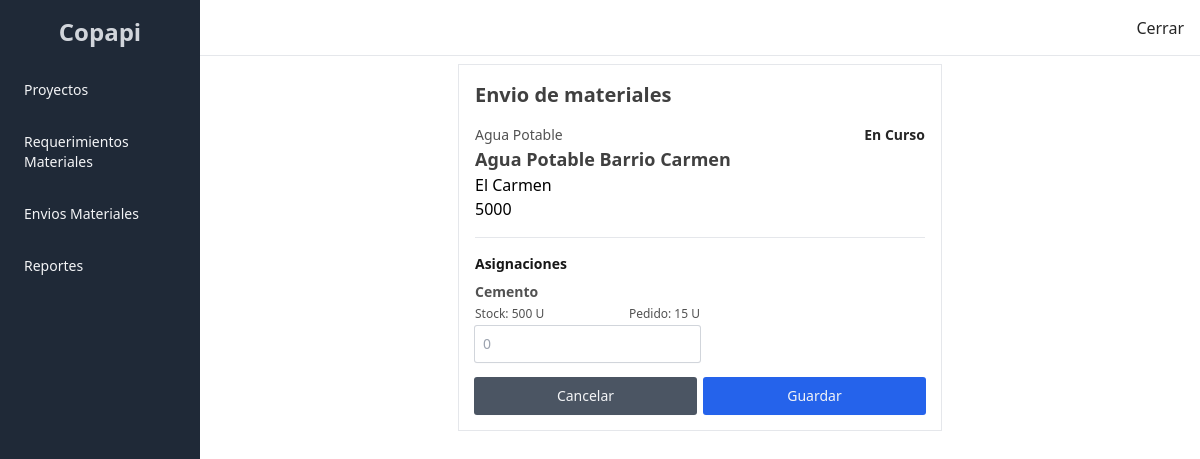
The app's page /proyecto/envio/8/ (signed in) with its own data.
### proyecto/models.py (models this page shows, shortened)
class Proyecto(models.Model):
    tipo = models.ForeignKey(TipoProyecto, related_name='proyectos', on_delete=models.CASCADE)
    nombre = models.CharField(max_length=200, verbose_name='Nombre')
    fecha_inicio = models.DateField(verbose_name='Fecha Inicio')
    fecha_fin = models.DateField(verbose_name='Fecha Fin')
    estado = models.PositiveIntegerField(choices=ESTADOS, verbose_name='estado')
    barrio = models.ForeignKey(Barrio, null=True, blank=True, related_name='proyectos', on_delete=models.CASCADE)
    empleados = models.ManyToManyField('transporte.Persona', related_name='proyectos')

class TipoProyecto(models.Model):
    nombre = models.CharField(max_length=200, verbose_name='Nombre')
    descripcion = models.TextField(blank=True, null=True, verbose_name='Descripcion')

class Barrio(models.Model):
    nombre = models.CharField(max_length=200, verbose_name='Nombre')
    servicio_agua = models.BooleanField(default=False, verbose_name='Servicio Agua')
    servicio_alcantarillado = models.BooleanField(default=False, verbose_name='Servicio Alcantarillado')
    poblacion = models.IntegerField(verbose_name='Poblacion')
    area = models.FloatField(verbose_name='Area')

class AsignarMaterial(models.Model):
    material = models.ForeignKey(Material, on_delete=models.CASCADE)
    proyecto = models.ForeignKey(Proyecto, on_delete=models.CASCADE)
    cantidad_necesaria = models.IntegerField(verbose_name='Cantidad Necesaria')
    cantidad_enviada = models.IntegerField(null=True, verbose_name='Cantidad Enviada')
    fecha_pedido = models.DateTimeField(null=True, verbose_name='Fehca pedido')
    fecha_envio = models.DateTimeField(null=True, verbose_name='Fecha Envio')

class Material(models.Model):
    nombre = models.CharField(max_length=200, verbose_name='Nombre')
    cantidad = models.IntegerField(verbose_name='Cantidad')
    precio = models.DecimalField(max_digits=9, decimal_places=2, verbose_name='Precio')
    proyectos = models.ManyToManyField(Proyecto, related_name='materiales', through='AsignarMaterial', through_fields=('material', 'proyecto'))

### proyecto/views.py (the view)
# urls.py: path('envio/<int:pk>/', ProyectoEnvioDetailView.as_view(), name='proyecto-envio-detail'),
class ProyectoEnvioDetailView(LoginRequiredMixin, DetailView):
    template_name = 'proyecto_envio_detalle.html'
    model = Proyecto
    def get_context_data(self, **kwargs: Any) -> dict[str, Any]:
        context = super().get_context_data(**kwargs)
        asignaciones = AsignarMaterial.objects.select_related('material').filter(proyecto_id=self.kwargs['pk'], fecha_envio__isnull=True).all()
        context['asignaciones'] = asignaciones
        return context

### templates/proyecto_envio_detalle.html (shortened to what this page needs)
{% extends 'index.html' %}
{% block content %}
    <section class="mx-auto w-1/2 border p-4 flex flex-col gap-4">
        <h3 class="text-xl font-semibold text-neutral-700">Envio de materiales</h3>
        <div class="flex justify-between border-b pb-4">
            <div class="flex flex-col">
                <span class="text-sm font-normal text-neutral-600">{{ object.tipo.nombre }}</span>
                <h3 class="text-lg font-semibold text-neutral-700">{{ object.nombre }}</h3>
                <p>{{ object.barrio.nombre }}</p>
                <p class="flex gap-1 items-center">{{ object.barrio.poblacion }} </p>
            </div>
            <p class="text-sm font-semibold text-neutral-800">{{ object.get_estado_display }}</p>
        </div>
        {% if asignaciones.count > 0 %}
            <form action="{% url 'envio-materiales' object.pk %}" class="flex flex-col gap-4" method="post">{% csrf_token %}
                <div class="flex flex-col gap-2">
                    <p class="text-sm font-semibold text-neutral-900">Asignaciones</p>
                    {% for asignacion in asignaciones %}
                        <div class="flex">
                                <div class="flex flex-col gap-1 w-1/2">
                                    <label for="{{asignacion.material.pk}}" class="flex flex-col gap-1">
                                        <p class="text-sm font-semibold text-neutral-600">{{ asignacion.material.nombre }}</p>
                                        <div class="flex justify-between items-center">
                                            <span class="text-xs font-normal text-neutral-600">Stock: {{ asignacion.material.cantidad }} U</span>
                                            <span class="text-xs font-normal text-neutral-600">Pedido: {{asignacion.cantidad_necesaria}} U</span>
                                        </div>
                                    </label>
                                    <input type="number" id="{{asignacion.material.pk}}" name="{{asignacion.material.pk}}" class="form-control" placeholder="0" />
                                </div>
                        </div>
                    {% endfor %}
                </div>
                <div class="flex gap-2 items-center">
                    <a href="{% url 'envios' %}" class="flex-1 btn btn-secondary">
                        Cancelar
                    </a>
                    <button type="submit" class="flex-1 btn btn-primary">
                        Guardar
                    </button>
                </div>
            </form>
        {% endif %}
    </section>
{% endblock %}

### records on screen
Proyecto: tipo.nombre "Agua Potable", nombre "Agua Potable Barrio Carmen", barrio.nombre "El Carmen", barrio.poblacion "5000", estado "En Curso"
AsignarMaterial: material.nombre "Cemento", material.cantidad "500", cantidad_necesaria "15"
